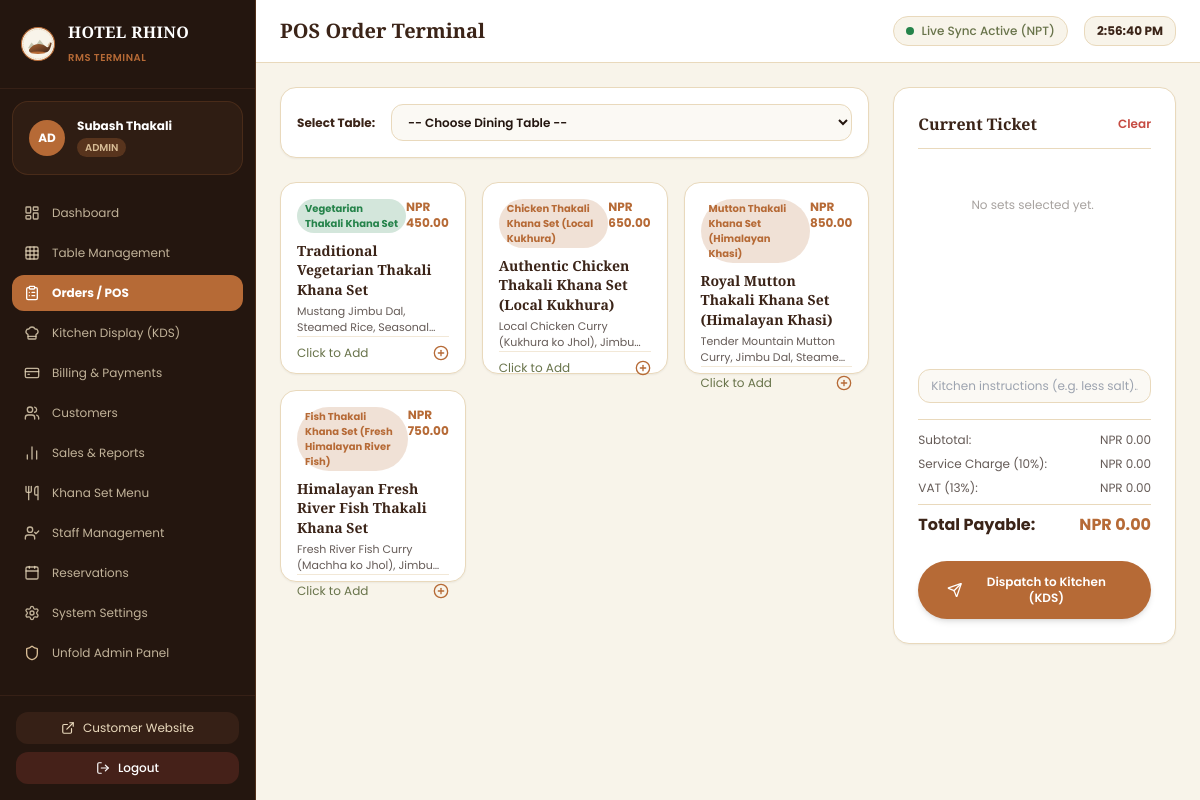
/staff/pos/ (signed in), run on the app's committed database.
### thakali_app/models.py (models this page shows, shortened)
class StaffProfile(models.Model):
    ROLE_CHOICES = [
        ('ADMIN', 'Owner / Admin'),
        ('CASHIER', 'Cashier'),
        ('WAITER', 'Waiter'),
        ('KITCHEN', 'Kitchen Staff'),
    ]
    user = models.OneToOneField(User, on_delete=models.CASCADE, related_name='staff_profile')
    role = models.CharField(max_length=20, choices=ROLE_CHOICES, default='WAITER')
    phone = models.CharField(max_length=20, blank=True)
    is_active_duty = models.BooleanField(default=True)
    created_at = models.DateTimeField(auto_now_add=True)

class KhanaSet(models.Model):
    CATEGORY_CHOICES = [
        ('VEG', 'Vegetarian Thakali Khana Set'),
        ('CHICKEN', 'Chicken Thakali Khana Set (Local Kukhura)'),
        ('MUTTON', 'Mutton Thakali Khana Set (Himalayan Khasi)'),
        ('FISH', 'Fish Thakali Khana Set (Fresh Himalayan River Fish)'),
    ]
    name = models.CharField(max_length=120)
    slug = models.SlugField(unique=True)
    category = models.CharField(max_length=20, choices=CATEGORY_CHOICES, default='VEG')
    description = models.TextField(help_text="Detailed description of ingredients and preparation")
    traditional_items = models.TextField(
        default="Jimbu-tempered Mustang Dal, Aromatic Steamed Rice (Bhat), Seasonal Himalayan Tarkari, Rayo ko Saag, Gundruk Sadeko, Timur Achar, Crispy Papad, Pure Shingati Chyangra Ghee",
        help_text="Items included in this Thali"
    )
    price_npr = models.DecimalField(max_digits=8, decimal_places=2, validators=[MinValueValidator(0)])
    portion_info = models.CharField(max_length=100, default="Complete Himalayan Thali with Unlimited Rice, Dal & Tarkari Refills")
    image = models.ImageField(upload_to='khana_sets/', blank=True, null=True)
    image_url = models.URLField(blank=True, help_text="Direct CDN / Unsplash fallback URL")
    is_available = models.BooleanField(default=True)
    is_featured = models.BooleanField(default=True)
    is_enabled_by_admin = models.BooleanField(default=True)
    spice_level = models.CharField(max_length=20, default='Mild to Medium', blank=True)
    calories = models.CharField(max_length=50, blank=True, default="~850 kcal")
    order_priority = models.PositiveIntegerField(default=1)
    class Meta:
        ordering = ['order_priority', 'id']

### thakali_app/views.py (the view)
# urls.py: path('staff/pos/', views.pos_view, name='staff_pos'),
@login_required
def pos_view(request):
    tables = RestaurantTable.objects.all().order_by('table_number')
    menu_items = KhanaSet.objects.filter(is_enabled_by_admin=True, is_available=True)
    return render(request, 'staff/pos.html', {
        'tables': tables,
        'menu_items': menu_items,
    })

### templates/staff/pos.html (shortened to what this page needs)
{% extends 'staff/base_staff.html' %}
{% block header_title %}POS Order Terminal{% endblock %}
{% block content %}
<div class="grid grid-cols-1 lg:grid-cols-12 gap-6 items-start">
  <div class="lg:col-span-8 space-y-6">
    <div class="bg-white p-4 rounded-2xl border border-tradBeige shadow-sm flex items-center gap-4 text-xs">
      <span class="font-bold text-deepBrown shrink-0">Select Table:</span>
      <select id="posTableSelect" class="flex-grow px-3 py-2 rounded-xl border border-tradBeige bg-creamBg/50 text-xs font-semibold focus:outline-none focus:border-terracotta">
        <option value="">-- Choose Dining Table --</option>
      </select>
    </div>
    <div class="grid grid-cols-1 sm:grid-cols-2 md:grid-cols-3 gap-4">
      {% for item in menu_items %}
      <div onclick="posAddItem({{ item.id }}, '{{ item.name }}', {{ item.price_npr }})" class="bg-white p-4 rounded-2xl border border-tradBeige shadow-sm hover:border-terracotta cursor-pointer transition select-none flex flex-col justify-between h-48 group">
        <div>
          <div class="flex justify-between items-start">
            <span class="text-[10px] font-bold px-2 py-0.5 rounded-full {% if item.category == 'VEG' %}bg-successGreen/20 text-successGreen{% else %}bg-terracotta/20 text-terracotta{% endif %}">
              {{ item.get_category_display }}
            </span>
            <span class="text-xs font-bold text-terracotta">NPR {{ item.price_npr }}</span>
          </div>
          <h4 class="font-heading font-bold text-sm text-deepBrown mt-2 group-hover:text-terracotta transition leading-snug">{{ item.name }}</h4>
          <p class="text-[11px] text-darkEspresso/70 mt-1 line-clamp-2">{{ item.traditional_items }}</p>
        </div>
        <div class="pt-2 border-t border-tradBeige/60 flex items-center justify-between text-xs text-mutedOlive">
          <span>Click to Add</span>
          <i data-lucide="plus-circle" class="w-4 h-4 text-terracotta"></i>
        </div>
      </div>
      {% endfor %}
    </div>
  </div>
  <div class="lg:col-span-4 bg-white p-6 rounded-2xl border border-tradBeige shadow-sm space-y-4">
    <div class="flex items-center justify-between pb-3 border-b border-tradBeige">
      <h3 class="font-heading font-bold text-base text-deepBrown">Current Ticket</h3>
      <button onclick="clearTicket()" class="text-xs text-errorRed hover:underline font-semibold">Clear</button>
    </div>
    <div id="ticketItems" class="space-y-3 min-h-[180px] max-h-72 overflow-y-auto pr-1 text-xs">
      <p class="text-darkEspresso/40 text-center py-8">No sets selected yet.</p>
    </div>
    <div class="pt-2 text-xs">
      <input type="text" id="posSpecialNotes" placeholder="Kitchen instructions (e.g. less salt)..." class="w-full px-3 py-2 rounded-xl border border-tradBeige bg-creamBg/50 focus:outline-none focus:border-terracotta">
    </div>
    <div class="pt-3 border-t border-tradBeige space-y-2 text-xs">
      <div class="flex justify-between text-darkEspresso/70">
        <span>Subtotal:</span>
        <span id="posSubtotal">NPR 0.00</span>
      </div>
      <div class="flex justify-between text-darkEspresso/70">
        <span>Service Charge (10%):</span>
        <span id="posServiceCharge">NPR 0.00</span>
      </div>
      <div class="flex justify-between text-darkEspresso/70">
        <span>VAT (13%):</span>
        <span id="posVat">NPR 0.00</span>
      </div>
      <div class="flex justify-between text-base font-bold text-deepBrown pt-2 border-t border-tradBeige">
        <span>Total Payable:</span>
        <span id="posGrandTotal" class="text-terracotta">NPR 0.00</span>
      </div>
    </div>
    <div class="pt-2">
      <button onclick="submitPosOrder()" class="btn-primary w-full py-3 justify-center text-xs font-semibold shadow-md">
        <i data-lucide="send" class="w-4 h-4"></i> Dispatch to Kitchen (KDS)
      </button>
    </div>
  </div>
</div>
{% endblock %}

### templates/staff/base_staff.html (shortened to what this page needs)
<!DOCTYPE html>
<html lang="en">
<head>
  <script src="https://cdn.tailwindcss.com"></script>
  <link rel="stylesheet" href="/static/css/style.css">
</head>
<body class="bg-creamBg text-darkEspresso min-h-screen flex flex-col md:flex-row font-body">
  <aside class="w-full md:w-64 bg-darkEspresso text-tradBeige flex-shrink-0 flex flex-col justify-between border-r border-terracotta/30">
    <div>
      <div class="p-5 border-b border-deepBrown/80 flex items-center justify-between">
        <div class="flex items-center gap-3">
          <img src="/static/images/rhino_logo.svg" alt="Hotel Rhino" class="w-9 h-9">
          <div>
            <h1 class="font-heading font-bold text-white text-base tracking-wide">HOTEL RHINO</h1>
            <span class="text-[10px] text-terracotta tracking-wider uppercase font-semibold">RMS Terminal</span>
          </div>
        </div>
      </div>
      <div class="p-4 bg-deepBrown/50 mx-3 my-3 rounded-2xl border border-terracotta/20 flex items-center gap-3">
        <div class="w-9 h-9 rounded-full bg-terracotta text-white flex items-center justify-center font-bold text-xs">
          {{ request.user.username|slice:":2"|upper }}
        </div>
        <div class="overflow-hidden">
          <p class="text-xs font-bold text-white truncate">{{ request.user.get_full_name|default:request.user.username }}</p>
          <span class="text-[10px] px-2 py-0.5 rounded-full bg-terracotta/30 text-warmSand font-semibold uppercase">
            {{ STAFF_ROLE|default:"ADMIN" }}
          </span>
        </div>
      </div>
      <nav class="px-3 py-2 space-y-1 text-xs">
        <a href="{% url 'staff_dashboard' %}" class="flex items-center gap-3 px-3 py-2.5 rounded-xl transition {% if request.resolver_match.url_name == 'staff_dashboard' %}bg-terracotta text-white font-bold{% else %}hover:bg-deepBrown text-tradBeige/80 hover:text-white{% endif %}">
          <i data-lucide="layout-dashboard" class="w-4 h-4"></i> Dashboard
        </a>
        <a href="{% url 'staff_tables' %}" class="flex items-center gap-3 px-3 py-2.5 rounded-xl transition {% if request.resolver_match.url_name == 'staff_tables' %}bg-terracotta text-white font-bold{% else %}hover:bg-deepBrown text-tradBeige/80 hover:text-white{% endif %}">
          <i data-lucide="grid" class="w-4 h-4"></i> Table Management
        </a>
        <a href="{% url 'staff_pos' %}" class="flex items-center gap-3 px-3 py-2.5 rounded-xl transition {% if request.resolver_match.url_name == 'staff_pos' %}bg-terracotta text-white font-bold{% else %}hover:bg-deepBrown text-tradBeige/80 hover:text-white{% endif %}">
          <i data-lucide="clipboard-list" class="w-4 h-4"></i> Orders / POS
        </a>
        <a href="{% url 'staff_kitchen' %}" class="flex items-center gap-3 px-3 py-2.5 rounded-xl transition {% if request.resolver_match.url_name == 'staff_kitchen' %}bg-terracotta text-white font-bold{% else %}hover:bg-deepBrown text-tradBeige/80 hover:text-white{% endif %}">
          <i data-lucide="chef-hat" class="w-4 h-4"></i> Kitchen Display (KDS)
        </a>
        <a href="{% url 'staff_billing' %}" class="flex items-center gap-3 px-3 py-2.5 rounded-xl transition {% if request.resolver_match.url_name == 'staff_billing' %}bg-terracotta text-white font-bold{% else %}hover:bg-deepBrown text-tradBeige/80 hover:text-white{% endif %}">
          <i data-lucide="credit-card" class="w-4 h-4"></i> Billing & Payments
        </a>
        <a href="{% url 'staff_customers' %}" class="flex items-center gap-3 px-3 py-2.5 rounded-xl transition {% if request.resolver_match.url_name == 'staff_customers' %}bg-terracotta text-white font-bold{% else %}hover:bg-deepBrown text-tradBeige/80 hover:text-white{% endif %}">
          <i data-lucide="users" class="w-4 h-4"></i> Customers
        </a>
        <a href="{% url 'staff_reports' %}" class="flex items-center gap-3 px-3 py-2.5 rounded-xl transition {% if request.resolver_match.url_name == 'staff_reports' %}bg-terracotta text-white font-bold{% else %}hover:bg-deepBrown text-tradBeige/80 hover:text-white{% endif %}">
          <i data-lucide="bar-chart-2" class="w-4 h-4"></i> Sales & Reports
        </a>
        <a href="{% url 'staff_khana_sets' %}" class="flex items-center gap-3 px-3 py-2.5 rounded-xl transition {% if request.resolver_match.url_name == 'staff_khana_sets' %}bg-terracotta text-white font-bold{% else %}hover:bg-deepBrown text-tradBeige/80 hover:text-white{% endif %}">
          <i data-lucide="utensils" class="w-4 h-4"></i> Khana Set Menu
        </a>
        <a href="{% url 'staff_members' %}" class="flex items-center gap-3 px-3 py-2.5 rounded-xl transition {% if request.resolver_match.url_name == 'staff_members' %}bg-terracotta text-white font-bold{% else %}hover:bg-deepBrown text-tradBeige/80 hover:text-white{% endif %}">
          <i data-lucide="user-check" class="w-4 h-4"></i> Staff Management
        </a>
        <a href="{% url 'staff_reservations' %}" class="flex items-center gap-3 px-3 py-2.5 rounded-xl transition {% if request.resolver_match.url_name == 'staff_reservations' %}bg-terracotta text-white font-bold{% else %}hover:bg-deepBrown text-tradBeige/80 hover:text-white{% endif %}">
          <i data-lucide="calendar" class="w-4 h-4"></i> Reservations
        </a>
        <a href="{% url 'staff_settings' %}" class="flex items-center gap-3 px-3 py-2.5 rounded-xl transition {% if request.resolver_match.url_name == 'staff_settings' %}bg-terracotta text-white font-bold{% else %}hover:bg-deepBrown text-tradBeige/80 hover:text-white{% endif %}">
          <i data-lucide="settings" class="w-4 h-4"></i> System Settings
        </a>
        <a href="/admin/" target="_blank" class="flex items-center gap-3 px-3 py-2.5 rounded-xl hover:bg-deepBrown text-tradBeige/80 hover:text-white transition">
          <i data-lucide="shield" class="w-4 h-4 text-warmSand"></i> Unfold Admin Panel
        </a>
      </nav>
    </div>
    <div class="p-4 border-t border-deepBrown/80 space-y-2 text-xs">
      <a href="/" target="_blank" class="flex items-center justify-center gap-2 w-full py-2 rounded-xl bg-deepBrown/80 text-tradBeige hover:text-white transition">
        <i data-lucide="external-link" class="w-3.5 h-3.5"></i> Customer Website
      </a>
      <a href="{% url 'staff_logout' %}" class="flex items-center justify-center gap-2 w-full py-2 rounded-xl bg-errorRed/20 hover:bg-errorRed text-white transition font-medium">
        <i data-lucide="log-out" class="w-3.5 h-3.5"></i> Logout
      </a>
    </div>
  </aside>
  <div class="flex-grow flex flex-col min-w-0">
    <header class="bg-white border-b border-tradBeige px-6 py-4 flex items-center justify-between">
      <div class="flex items-center gap-3">
        <h2 class="font-heading font-bold text-xl text-deepBrown">{% block header_title %}Operations Dashboard{% endblock %}</h2>
      </div>
      <div class="flex items-center gap-4 text-xs">
        <div class="hidden sm:flex items-center gap-2 px-3 py-1.5 rounded-full bg-creamBg border border-tradBeige text-mutedOlive font-medium">
          <span class="w-2 h-2 rounded-full bg-successGreen animate-ping"></span>
          <span>Live Sync Active (NPT)</span>
        </div>
        <div id="liveClock" class="font-bold text-deepBrown px-3 py-1.5 bg-creamBg rounded-xl border border-tradBeige">
        </div>
      </div>
    </header>
    <main class="p-6 flex-grow">
      {% block content %}{% endblock %}
    </main>
  </div>
</body>
</html>

### static/css/style.css (style rules this page uses)
:root { --color-deep-brown: #3B2418; --color-espresso: #24160F; --color-terracotta: #B66A36; --color-warm-sand: #D8BD96; --color-trad-beige: #E9D9BC; --color-cream-bg: #F8F4EA; --color-muted-olive: #68734A; --color-white: #FFFFFF; --color-success: #25834A; --color-warning: #D68B27; --color-error: #C64C43; --font-heading: 'Playfair Display', serif; --font-body: 'Poppins', -apple-system, BlinkMacSystemFont, sans-serif; --font-devanagari: 'Noto Sans Devanagari', sans-serif; }
* { box-sizing: border-box; margin: 0; padding: 0; }
body { font-family: var(--font-body); background-color: var(--color-cream-bg); color: var(--color-espresso); line-height: 1.6; min-height: 100vh; }
h1, h2, h3, h4, .brand-font { font-family: var(--font-heading); color: var(--color-deep-brown); font-weight: 700; }
a { color: inherit; text-decoration: none; }
.btn-primary { background-color: var(--color-terracotta); color: var(--color-white); padding: 0.75rem 1.75rem; border-radius: 9999px; font-weight: 600; border: 1px solid transparent; display: inline-flex; align-items: center; justify-content: center; gap: 0.5rem; transition: all 0.25s ease; cursor: pointer; box-shadow: 0 4px 12px rgba(182, 106, 54, 0.25); }

### data on the page
StaffProfile: role "ADMIN"
KhanaSet: category "Vegetarian Thakali Khana Set", price_npr "450.00", name "Traditional Vegetarian Thakali Khana Set", traditional_items "Mustang Jimbu Dal, Steamed Rice,…"
KhanaSet: category "Chicken Thakali Khana Set (Local Kukhura)", price_npr "650.00", name "Authentic Chicken Thakali Khana Set (Local Kukhura)", traditional_items "Local Chicken Curry (Kukhura ko Jhol),…"
KhanaSet: category "Mutton Thakali Khana Set (Himalayan Khasi)", price_npr "850.00", name "Royal Mutton Thakali Khana Set (Himalayan Khasi)", traditional_items "Tender Mountain Mutton Curry, Jimbu Dal,…"
KhanaSet: category "Fish Thakali Khana Set (Fresh Himalayan River Fish)", price_npr "750.00", name "Himalayan Fresh River Fish Thakali Khana Set", traditional_items "Fresh River Fish Curry (Machha ko Jhol),…"

### other printed values
{{ request.user.username|slice:":2"|upper }} "AD"
{{ request.user.get_full_name|default:request.user.username }} "Subash Thakali"
